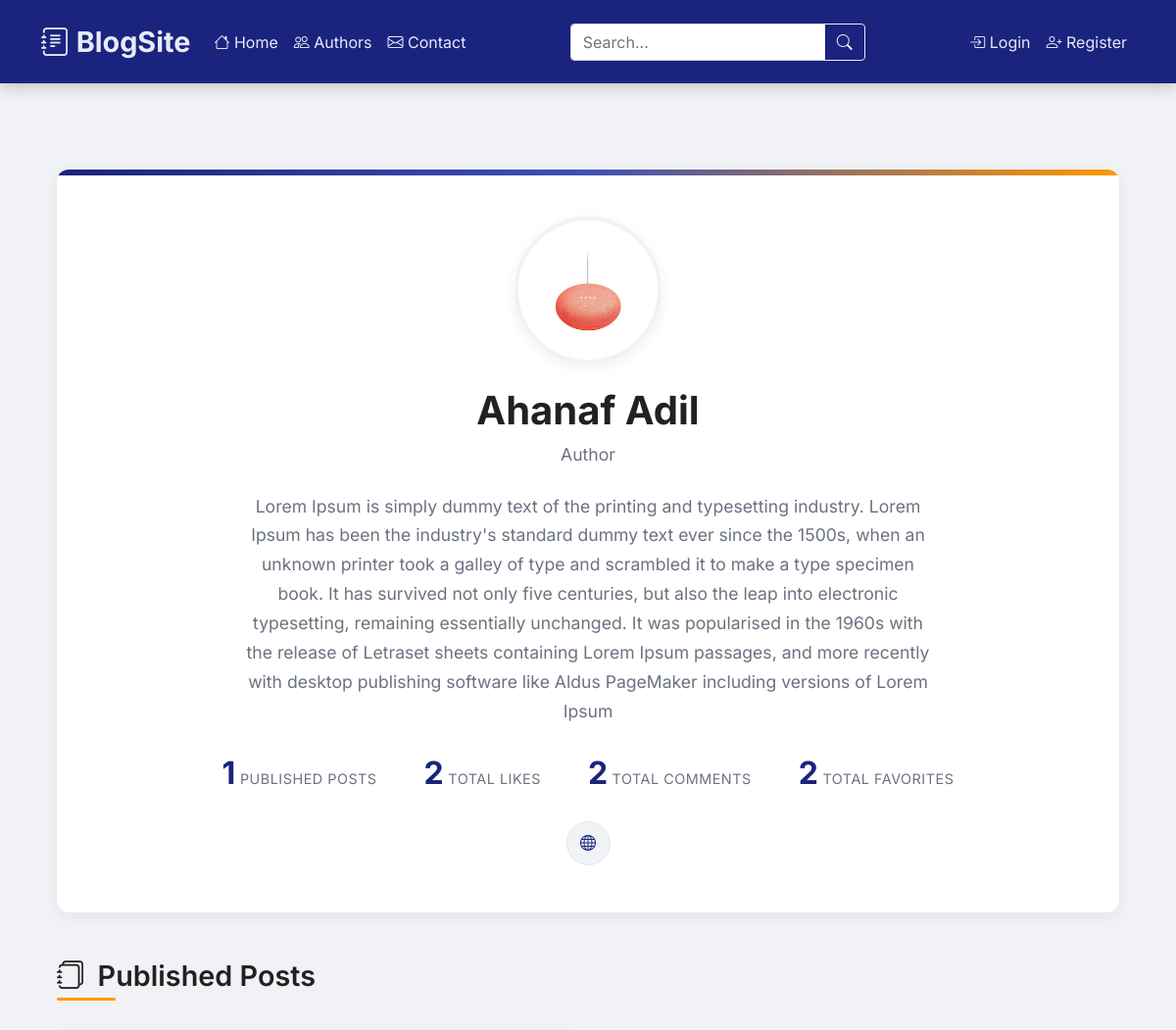
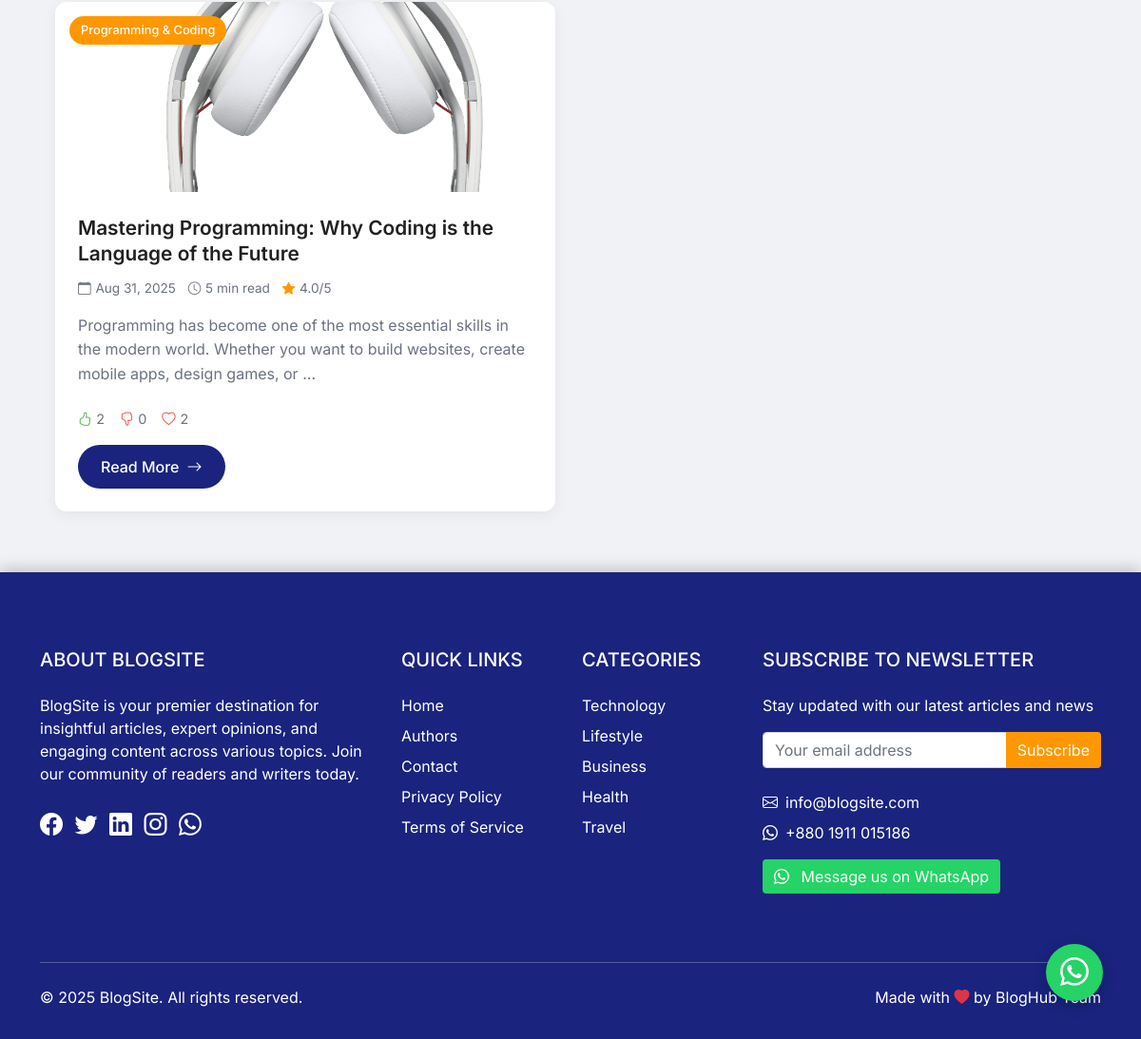
/author/2/, run on the app's committed database (2 pictures, top to bottom).
### blog/models.py (models this page shows, shortened)
class Profile(models.Model):
    USER_TYPES = (
        ('admin', 'Admin'),
        ('author', 'Author'),
        ('reader', 'Reader'),
    )
    user = models.OneToOneField(User, on_delete=models.CASCADE, related_name='profile')
    user_type = models.CharField(max_length=10, choices=USER_TYPES, default='reader')
    bio = models.TextField(blank=True, null=True)
    profile_picture = models.ImageField(
        upload_to='profile_pics/',
        blank=True,
        null=True,
        default='profile_pics/default.jpg'
    )
    social_media = models.URLField(blank=True, null=True)
    email_verified = models.BooleanField(default=False)
    verification_token = models.UUIDField(default=uuid.uuid4, editable=False)

class Blog(models.Model):
    title = models.CharField(max_length=200)
    content = models.TextField()
    author = models.ForeignKey(User, on_delete=models.CASCADE, related_name='blog_posts')
    categories = models.ManyToManyField(Category, related_name='blogs')
    featured_image = models.ImageField(upload_to='blog_images/', blank=True, null=True)
    created_at = models.DateTimeField(auto_now_add=True)
    updated_at = models.DateTimeField(auto_now=True)
    published = models.BooleanField(default=False)
    @property
    def average_rating(self):
        ratings = self.blog_ratings.aggregate(Avg('score'))
        return round(ratings['score__avg'], 1) if ratings['score__avg'] else 0
    class Meta:
        ordering = ['-created_at']

class Category(models.Model):
    name = models.CharField(max_length=100, unique=True)
    class Meta:
        verbose_name_plural = "Categories"
        ordering = ['name']

### blog/views.py (the view)
# urls.py: path('author/<int:pk>/', views.author_detail, name='author_detail'),
def author_detail(request: HttpRequest, pk: int) -> HttpResponse:
    author = get_object_or_404(User, pk=pk)
    if not hasattr(author, 'profile') or author.profile.user_type != 'author':
        messages.error(request, 'This user is not an author.')
        return redirect('blog:author_list')
    blogs = Blog.objects.filter(author=author, published=True).annotate(
        like_count=Count('like'),
        dislike_count=Count('dislike'),
        favorite_count=Count('favorited_by'),
        comment_count=Count('comments')
    ).order_by('-created_at')
    total_likes = blogs.aggregate(total_likes=Sum('like_count'))['total_likes'] or 0
    total_dislikes = blogs.aggregate(total_dislikes=Sum('dislike_count'))['total_dislikes'] or 0
    total_favorites = blogs.aggregate(total_favorites=Sum('favorite_count'))['total_favorites'] or 0
    total_comments = blogs.aggregate(total_comments=Sum('comment_count'))['total_comments'] or 0
    paginator = Paginator(blogs, 6)
    page = request.GET.get('page')
    try:
        blogs = paginator.page(page)
    except PageNotAnInteger:
        blogs = paginator.page(1)
    except EmptyPage:
        blogs = paginator.page(paginator.num_pages)
    context = {
        'author': author,
        'blogs': blogs,
        'total_likes': total_likes,
        'total_dislikes': total_dislikes,
        'total_favorites': total_favorites,
        'total_comments': total_comments,
    }
    return render(request, 'blog/author_detail.html', context)

### blog/templates/blog/author_detail.html (shortened to what this page needs)
{% extends 'blog/base.html' %}
{% load static %}
{% block extra_css %}
<link rel="stylesheet" href="https://cdn.jsdelivr.net/npm/bootstrap-icons@1.11.3/font/bootstrap-icons.min.css">
{% endblock %}
{% block content %}
<div class="author-detail-container">
    <div class="author-header">
        {% if author.profile.profile_picture %}
        <img src="{{ author.profile.profile_picture.url }}" class="author-avatar" alt="{{ author.username }}">
        {% else %}
        <div class="avatar-placeholder">
            <i class="bi bi-person"></i>
        </div>
        {% endif %}
        <h1 class="author-name">{{ author.get_full_name|default:author.username }}</h1>
        <div class="author-role">{{ author.profile.user_type|title }}</div>
        {% if author.profile.bio %}
        <p class="author-bio">{{ author.profile.bio }}</p>
        {% endif %}
        <div class="author-stats">
            <div class="stat">
                <span class="stat-number">{{ author.blog_posts.count }}</span>
                <span class="stat-label">Published Posts</span>
            </div>
            <div class="stat">
                <span class="stat-number">{{ total_likes }}</span>
                <span class="stat-label">Total Likes</span>
            </div>
            <div class="stat">
                <span class="stat-number">{{ total_comments }}</span>
                <span class="stat-label">Total Comments</span>
            </div>
            <div class="stat">
                <span class="stat-number">{{ total_favorites }}</span>
                <span class="stat-label">Total Favorites</span>
            </div>
        </div>
        {% if author.profile.social_media %}
        <div class="social-links">
            <a href="{{ author.profile.social_media }}" target="_blank" class="social-link">
                <i class="bi bi-globe"></i>
            </a>
        </div>
        {% endif %}
    </div>
    <h2 class="section-title">
        <i class="bi bi-journals"></i> Published Posts
    </h2>
    {% if blogs %}
    <div class="blogs-grid">
        {% for blog in blogs %}
        <div class="blog-card">
            {% if blog.featured_image %}
            <div class="blog-img-container">
                <a href="{% url 'blog:blog_detail' blog.pk %}">
                    <img src="{{ blog.featured_image.url }}" class="blog-img" alt="{{ blog.title }}">
                </a>
                {% if blog.categories.all %}
                <div class="category-badge">{{ blog.categories.first.name }}</div>
                {% endif %}
            </div>
            {% endif %}
            <div class="card-body">
                <h3 class="card-title">
                    <a href="{% url 'blog:blog_detail' blog.pk %}">{{ blog.title }}</a>
                </h3>
                <div class="blog-meta">
                    <span>
                        <i class="bi bi-calendar"></i>
                        {{ blog.created_at|date:"M d, Y" }}
                    </span>
                    <span>
                        <i class="bi bi-clock"></i>
                        {% if blog.read_time %}{{ blog.read_time }} min read{% else %}5 min read{% endif %}
                    </span>
                    {% with avg_rating=blog.average_rating %}
                    {% if avg_rating %}
                    <span>
                        <i class="bi bi-star-fill" style="color: var(--accent-color);"></i>
                        {{ avg_rating|floatformat:1 }}/5
                    </span>
                    {% endif %}
                    {% endwith %}
                </div>
                <p class="card-text">{{ blog.content|striptags|truncatewords:25 }}</p>
                <div class="engagement-metrics">
                    <div class="metric likes">
                        <i class="bi bi-hand-thumbs-up"></i>
                        <span>{{ blog.like_count|default:0 }}</span>
                    </div>
                    <div class="metric dislikes">
                        <i class="bi bi-hand-thumbs-down"></i>
                        <span>{{ blog.dislike_count|default:0 }}</span>
                    </div>
                    <div class="metric favorites">
                        <i class="bi bi-heart"></i>
                        <span>{{ blog.favorite_count|default:0 }}</span>
                    </div>
                </div>
                <a href="{% url 'blog:blog_detail' blog.pk %}" class="read-more-btn">
                    Read More <i class="bi bi-arrow-right"></i>
                </a>
            </div>
        </div>
        {% endfor %}
    </div>
    {% endif %}
</div>
{% endblock content %}

### blog/templates/blog/base.html (style rules this page uses)
:root { --primary-color: #1a237e; --secondary-color: #3f51b5; --accent-color: #ff9800; --light-bg: #f0f2f5; --dark-text: #212121; --light-text: #e8eaf6; --whatsapp-color: #25D366; }
body { font-family: 'Inter', sans-serif; background-color: var(--light-bg); display: flex; flex-direction: column; min-height: 100vh; color: var(--dark-text); position: relative; }

### data on the page
Blog: featured_image (picture), categories.first.name "Programming & Coding", title "Mastering Programming: Why Coding is the Language of the Future", created_at "Aug 31, 2025", average_rating "4.0", content "Programming has become one of the most essential skills in the modern world. Whether you want to build websites, create mobile apps, design games, or …", like_count "2", dislike_count "0", favorite_count "2"

### other printed values
{{ author.get_full_name|default:author.username }} "Ahanaf Adil"
{{ author.profile.user_type|title }} "Author"
{{ author.blog_posts.count }} "1"
{{ total_likes }} "2"
{{ total_comments }} "2"
{{ total_favorites }} "2"
